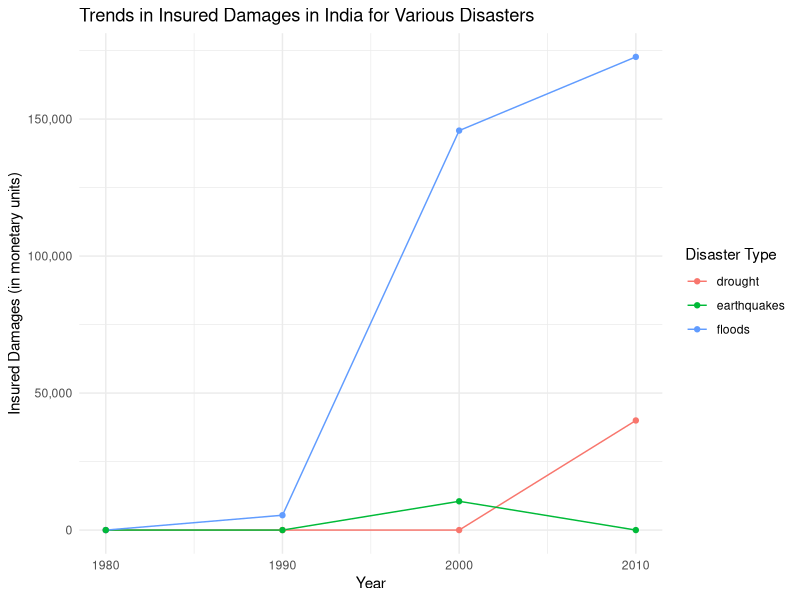
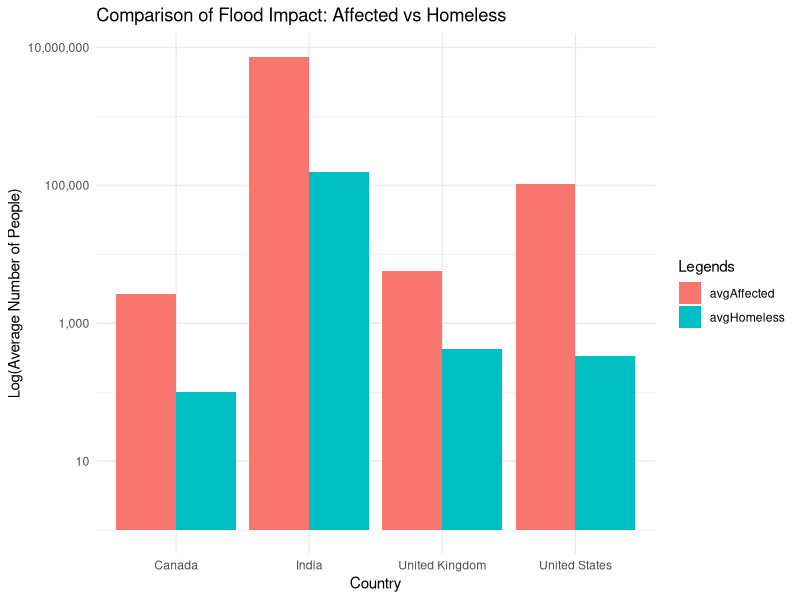

These charts were generated, in order, by the following R code:
library(tidyverse)

# Load your data from a CSV file
data <- read_csv("natural-disasters.csv")

filterData <- data %>%
  filter(Entity %in% c("India", "United Kingdom", "United States", "Canada")) %>%
  select(Entity, Year, `Number of people affected by floods`, `Number of people left homeless from floods`)

# Filter data for India
india_data <- data %>% filter(Entity == "India")

# Select relevant columns and reshape the data
india_long <- india_data %>%
  select(Year, `Insured damages against drought`, `Insured damages against floods`,
         `Insured damages against earthquakes`) %>%
  pivot_longer(cols = starts_with("Insured damages"),
               names_to = "DisasterType",
               values_to = "InsuredDamages") %>%
  mutate(DisasterType = str_replace(DisasterType, "Insured damages against ", ""))

# Filter data for India starting from the year 1980 and remove NA values
india_long_filtered <- india_long %>%
  filter(Year >= 1980 & !is.na(InsuredDamages))

# Line plot to show trends over time
ggplot(india_long_filtered, aes(x = Year, y = InsuredDamages, color = DisasterType, group = DisasterType)) +
  geom_line() +
  geom_point() +
  labs(title = "Trends in Insured Damages in India for Various Disasters",
       x = "Year",
       y = "Insured Damages (in monetary units)",
       color = "Disaster Type") +
  theme_minimal() +
  scale_y_continuous(labels = scales::comma)



avgData <- filterData %>%
  group_by(Entity) %>%
  summarize(
    avgAffected = mean(`Number of people affected by floods`, na.rm = TRUE),
    avgHomeless = mean(`Number of people left homeless from floods`, na.rm = TRUE)
  ) %>%
  pivot_longer(cols = c(avgAffected, avgHomeless), names_to = "Legends", values_to = "Value")

ggplot(avgData, aes(x = Entity, y = Value, fill = Legends)) +
  geom_bar(stat = "identity", position = position_dodge()) +
  scale_y_log10(labels = scales::comma_format()) +
  labs(x = "Country", 
       y = "Log(Average Number of People)", 
       title = "Comparison of Flood Impact: Affected vs Homeless") +
  theme_minimal()
